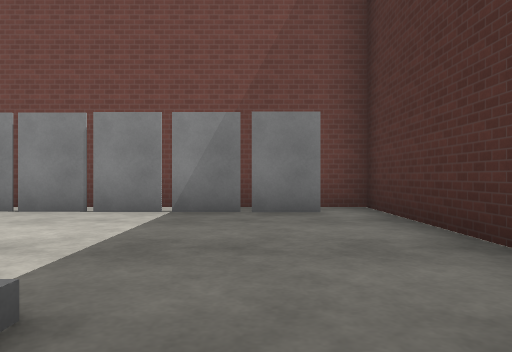
view 1 (above)

16 first-person views from a walk through a world built for the Gazebo simulator. The camera is 0.94 m above the floor, looks level and sees 70° across. The floor is counted in squares, 2 m on a side. Each view is taken from the middle of a square. On the plan, view 1 faces up. The plan holds only what a view shows up to about 9 squares ahead; the rest is blank. The place goes on beyond the plan. Gazebo's built-in surfaces are drawn with simple patterns. Some stock models are drawn as simple stand-ins.

view 2
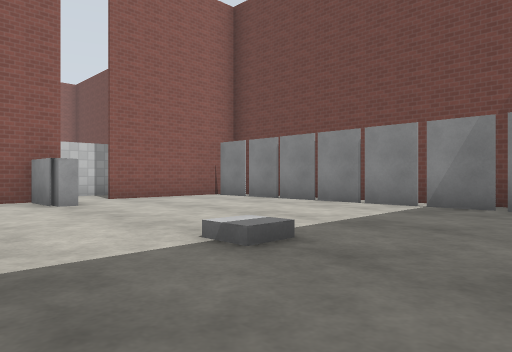

view 3
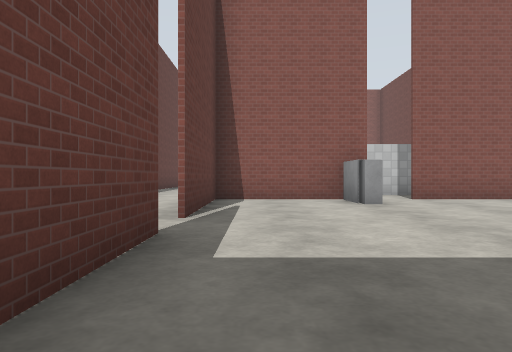

view 4
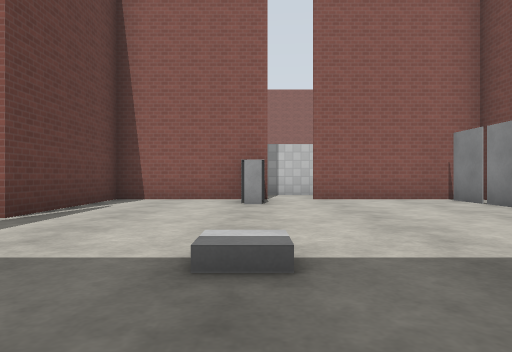

view 5
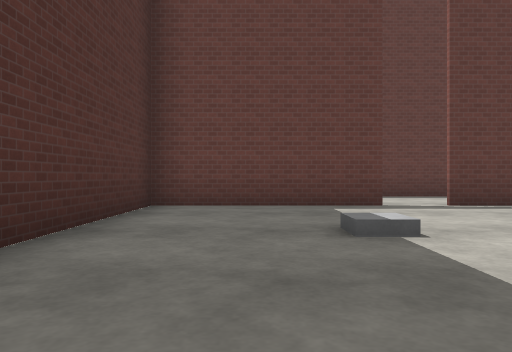

view 6
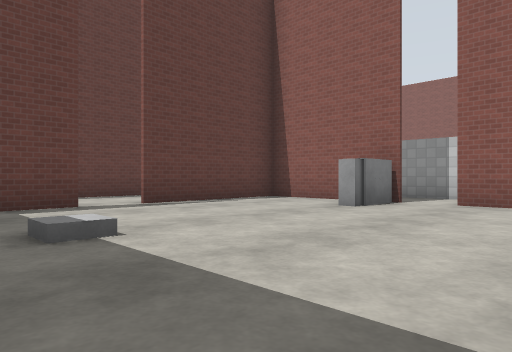

view 7
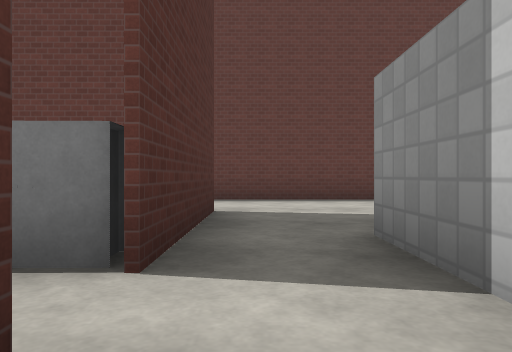

view 8
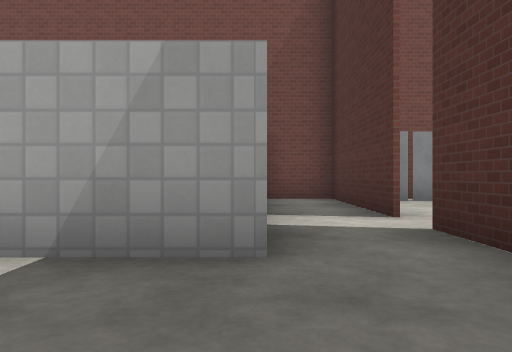

view 9
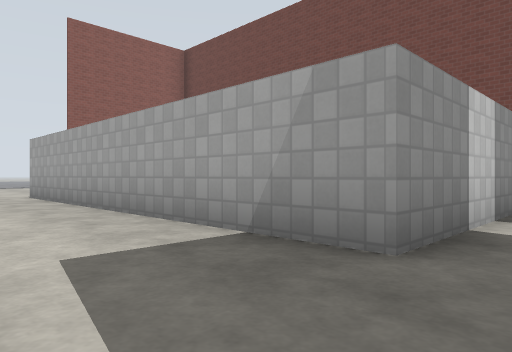

view 10
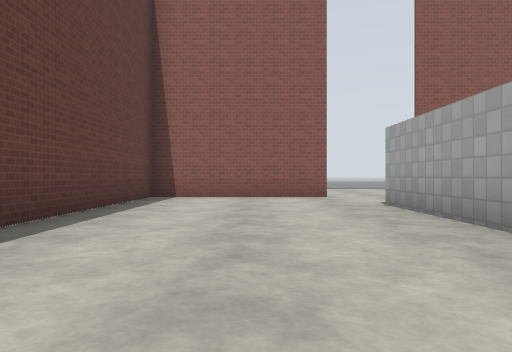

view 11
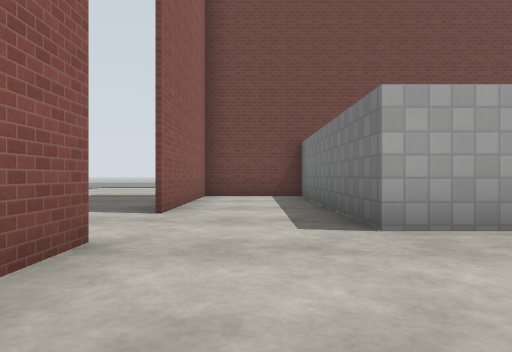

view 12
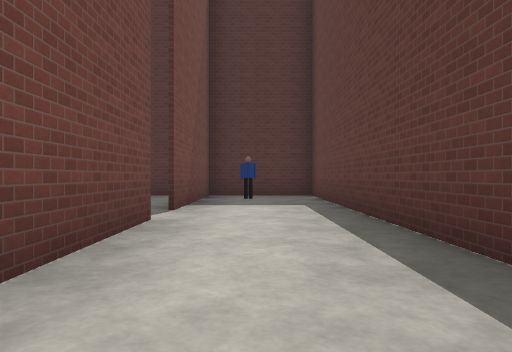

view 13
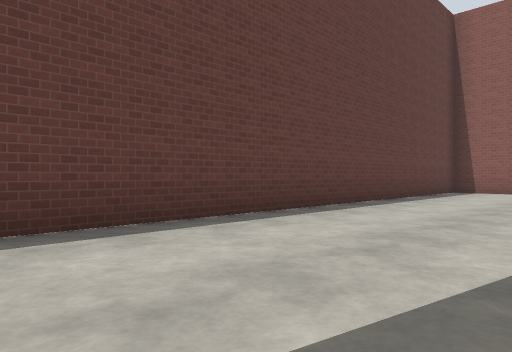

view 14
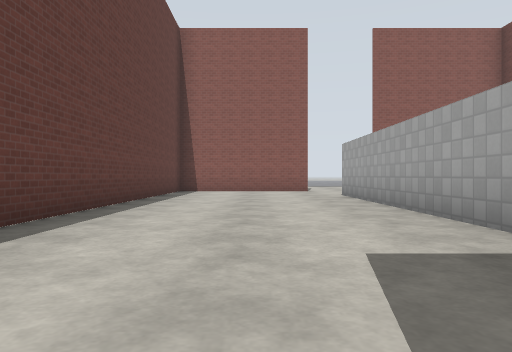

view 15
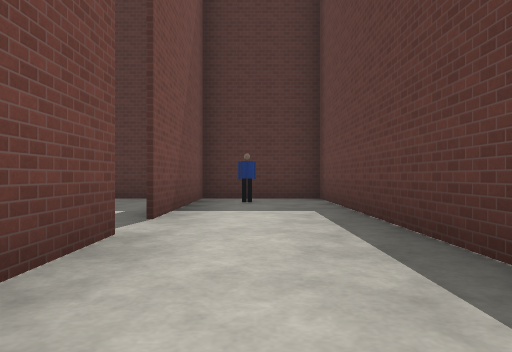

view 16
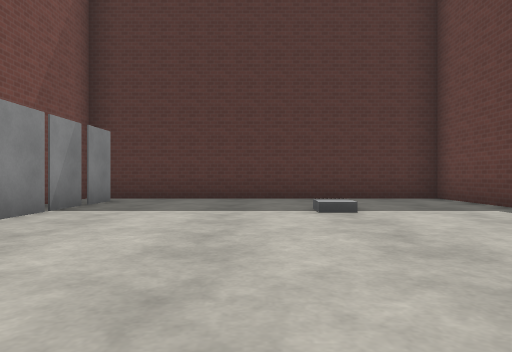

### Floor plan
Key: @ floor where view 1 was taken; . floor; P plant; B grey box; E person.
Columns run from 20 left of view 1 to 2 right of it. Each row starts with its distance up from view 1.
  6   PPP       PPPPPPPPPP
  5 ..P.P        .BBBBBBB.P
  4 ..P.P        .P.......P
  3 ..P.P       P.P.......P
  2  .P.P       P.........P
  1  ...P       P.PB...B..P
  0  ....PPPPPPPP.P.....@.P
 -1   P...........P.......P
 -2   P...........PPPPPPPPP
 -3   P..................EP
 -4   PPPPPPPPPPPPPPPPPPPPP

Positions as (right, up) in squares from view 1, and headings:
1: (0, 0), facing up
2: (1, -1), facing up-left
3: (1, -1), facing left
4: (1, 1), facing left
5: (0, 4), facing down
6: (0, 4), facing down-left
7: (-7, 3), facing down
8: (-8, -2), facing up
9: (-7, -2), facing up-left
10: (-10, -2), facing left
11: (-17, -3), facing up
12: (-7, -3), facing right
13: (-7, -1), facing down-left
14: (-7, -2), facing left
15: (-6, -3), facing right
16: (-6, 2), facing right
